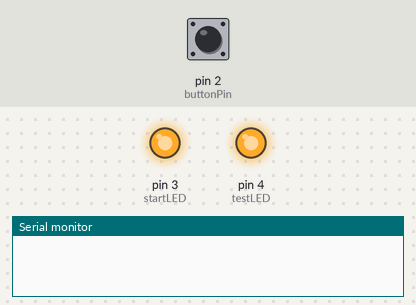
A sketch run on a simulated Arduino Leonardo, built with avr-gcc and run on an emulated ATmega32U4. Shown: output pins drawn as LEDs (lit = HIGH), the last lines printed to the serial monitor. Dashed ring = blinking. The inputs (shaded band) are chosen by the test bench; at power-on: pin 2 (buttonPin) HIGH. USB keyboard and mouse output is not drawn.

Above: at 1.2 s.
1.3 s: pin 2 (buttonPin) pulled LOW for 0.15 s
At 1.42 s:
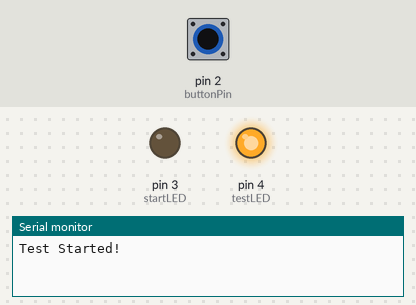
4.3 s: pin 2 (buttonPin) pulled LOW for 1 s
At 6.5 s:
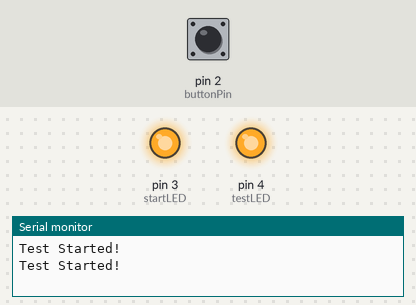
7.3 s: pin 2 (buttonPin) pulled LOW for 3.2 s
At 7.9 s:
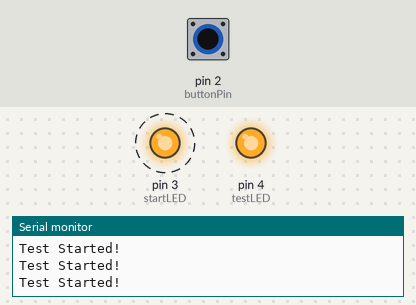
Timing chart, 0 to 12.3 s (numbered marks = the images above; inputs shaded):
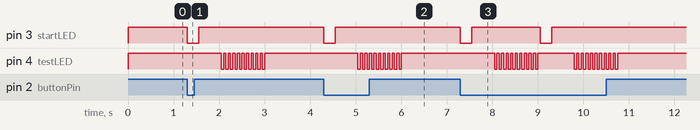

The sketch:

Mouse-Simulator.ino
```cpp
#include "Mouse.h"

const int buttonPin = 2;
const int startLED = 3;
const int testLED = 4;

const int blinkAmount = 10;

// https://www.digikey.at/en/maker/blogs/2022/how-to-avoid-using-the-delay-function-in-arduino-sketches

void setup() {
  // put your setup code here, to run once:
  pinMode(startLED, OUTPUT);
  pinMode(testLED, OUTPUT);

  digitalWrite(startLED, HIGH);
  digitalWrite(testLED, HIGH);

  pinMode(buttonPin, INPUT_PULLUP);

  Serial.begin(9600);
  Mouse.begin();
}

void loop() {
  // put your main code here, to run repeatedly:
  int buttonState = digitalRead(buttonPin);

  if (buttonState == LOW) {
    startTest();
  }
}

void startTest() {
  Serial.println("Test Started!");
  blinkLEDWithDuration(250, startLED);

  delay(250);

  for (int i = 0; i < blinkAmount; i++) {
    blinkLEDAndClickWithDuration(50, testLED);
  }
}

void blinkLEDWithDuration(int delayTime, int pin) {
  digitalWrite(pin, LOW);
  delay(delayTime);
  digitalWrite(pin, HIGH);
  delay(delayTime);
}

void blinkLEDAndClickWithDuration(int delayTime, int pin) {
  digitalWrite(pin, LOW);
  Mouse.press(MOUSE_LEFT);
  delay(delayTime);
  digitalWrite(pin, HIGH);
  Mouse.release(MOUSE_LEFT);
  delay(delayTime);
}
```

Measured:
- after the input at 1.3 s, pin 3 (startLED): HIGH → LOW at once, → HIGH 0.25 s later; pin 4 (testLED): alternates HIGH for 0.05 s and LOW for 0.05 s, 20 changes in all, then stays HIGH, starting after 0.75 s
- after the input at 4.3 s, pin 3 (startLED): HIGH → LOW at once, → HIGH 0.25 s later; pin 4 (testLED): alternates HIGH for 0.05 s and LOW for 0.05 s, 20 changes in all, then stays HIGH, starting after 0.75 s
- after the input at 7.3 s, pin 3 (startLED): alternates HIGH for 1.5 s and LOW for 0.25 s, 4 changes in all, then stays HIGH, starting at once; pin 4 (testLED): goes 9 × (LOW 0.05 s, HIGH 0.05 s), LOW 0.05 s, HIGH 0.80 s, 9 × (LOW 0.05 s, HIGH 0.05 s), LOW 0.05 s, then HIGH, starting after 0.75 s
